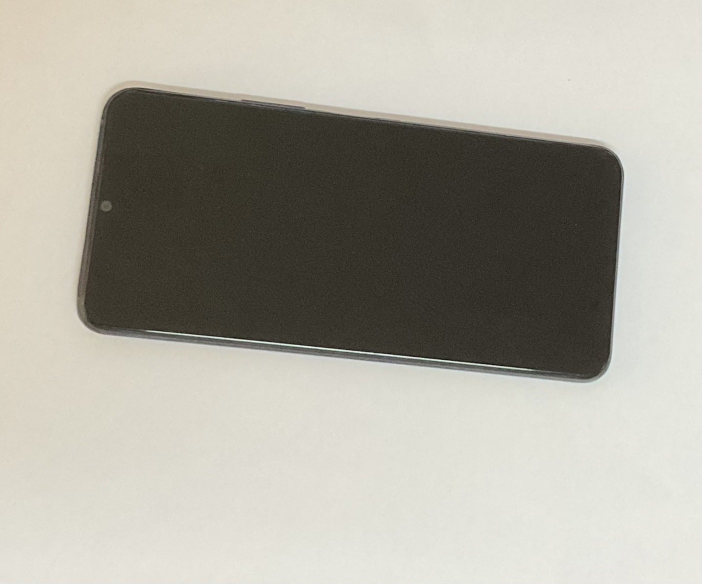
#> input picture test2/S__1859608.jpg, 1403 x 1167 px (shown at 1/2 size)
$ python -i utilities.py   (imports and definitions only)
#> lines starting #> are read from the running program, lines starting #| are printed output that depends on the picture; after the words box and inside, x2 and y2 are one past the last pixel; in counts of white or black regions, pixels touching at a corner belong together
#> further down, picture is the input picture: shape (1167, 1403, 3); mean B, G, R 158.1, 168.4, 171.1
import cv2
import numpy as np

def getContour(img,cThr=[100,100],showCanny=False, minArea=1000,filter=0,draw=False):
#> called with showCanny = False, minArea = 1000, filter = 0, draw = False
    imgGrey = cv2.cvtColor(img,cv2.COLOR_BGR2GRAY)
    imgBlur = cv2.GaussianBlur(imgGrey,(5,5),1)
    imgCanny = cv2.Canny(imgBlur,cThr[0],cThr[1])
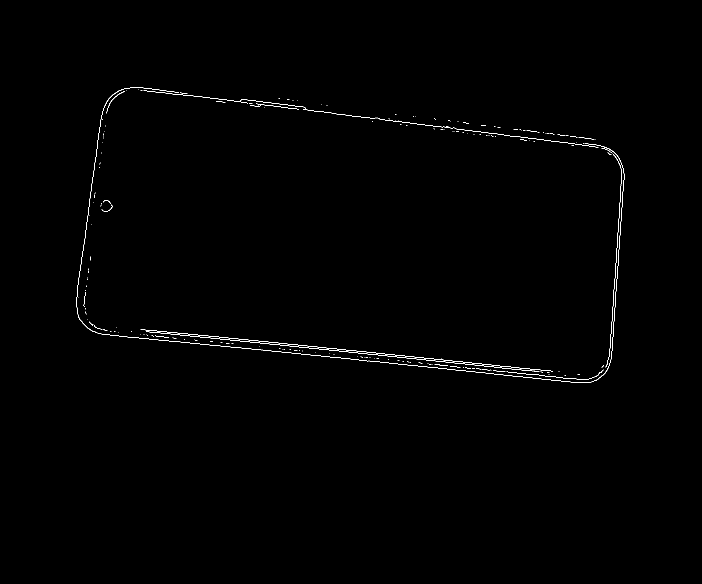
#> imgCanny: shape (1167, 1403) (shown at 1/2 size); 0.4% white in thin lines or dots, all inside (x1, y1, x2, y2) = (153, 175, 1249, 766)
    kernel = np.ones((5,5))
    imgDial = cv2.dilate(imgCanny, kernel,iterations=3)
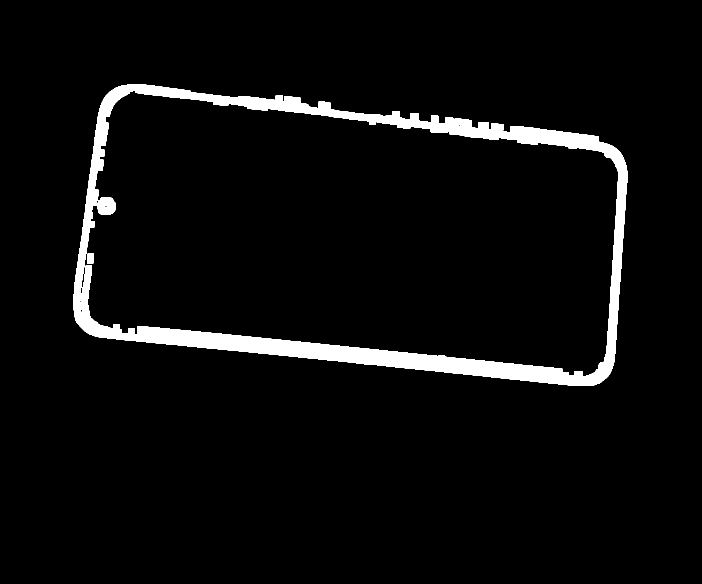
#> imgDial: shape (1167, 1403) (shown at 1/2 size); 4.6% white; 3 white regions, box (x1, y1, x2, y2) and area: (147, 169, 1255, 772) 73528, (195, 395, 231, 429) 1079, (174, 507, 188, 527) 272
    imgThre = cv2.erode(imgDial,kernel,iterations=2)
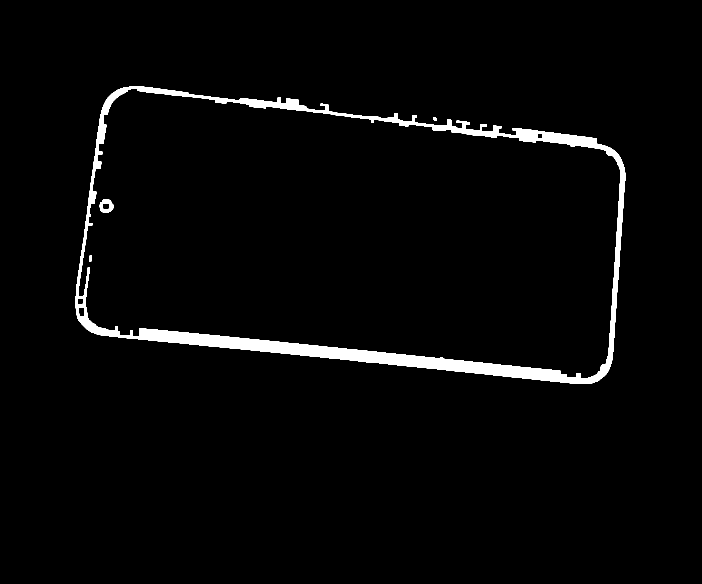
#> imgThre: shape (1167, 1403) (shown at 1/2 size); 2.7% white; 4 white regions
    if showCanny:cv2.imshow('Canny',imgThre)

    contours, hiearchy = cv2.findContours(imgThre,cv2.RETR_EXTERNAL,cv2.CHAIN_APPROX_SIMPLE)
#> contours = 2 contours; box (x1, y1, x2, y2) and area: (151, 173, 1251, 768) 523778, (866, 235, 874, 241) 32; hiearchy = [[1, -1, -1, -1], [-1, 0, -1, -1]]
    finalcontours=[]

    for i in contours:
        area = cv2.contourArea(i)
        if area > minArea:
            peri = cv2.arcLength(i, True)
            approx = cv2.approxPolyDP(i,0.02*peri,True)
            bbox = cv2.boundingRect(approx)
            if filter > 0:
                if len(approx)==filter:
                    finalcontours.append(len(approx),area,approx,bbox,i)
            else:
                finalcontours.append(len(approx),area,approx,bbox,i)
#> this loop made 2 passes
#> (area, peri, approx, bbox) on pass 2: (523778.5, 3489.7, [[212, 199], [182, 664], [1216, 742], [1193, 277]], (182, 199, 1035, 544))
#> area on pass 1: 32
#> after the loop, finalcontours = []

    finalcontours = sorted(finalcontours,key=lambda x:x[1],reverse=True)

    if draw:
        for con in finalcontours:
            cv2.drawContours(img,con[4],-1,(0,0,225),3)

    return img, finalcontours

>>> import cv2
>>> picture = cv2.imread('S__1859608.jpg')
#> (the run stopped early here; a loop or call above may not have finished)
